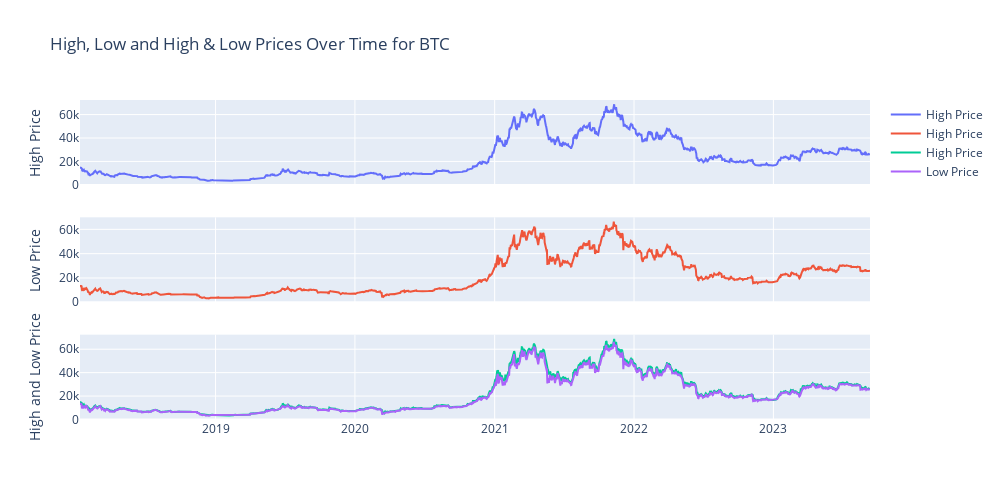

Notebook code for this chart:
### Markdown cell above
### i) Creating subplots for High and Low columns

### Code cell
# Create subplots with 3 rows and 1 column
# here row number shows the total number of graphs ploted
fig = make_subplots(rows=3, cols=1, shared_xaxes=True, vertical_spacing=0.1)

# Second subplot (High Price)
fig.add_trace(go.Scatter(x=BTC['Date'], y=BTC['High'], mode='lines', name='High Price'), row=1, col=1)
fig.update_yaxes(title_text="High Price", row=1, col=1)

# Third subplot (Low Price)
fig.add_trace(go.Scatter(x=BTC['Date'], y=BTC['Low'], mode='lines', name='High Price'), row=2, col=1)
fig.update_yaxes(title_text="Low Price", row=2, col=1)

# Fourth subplot(High and Low Prices)
fig.add_trace(go.Scatter(x=BTC['Date'], y=BTC['High'], mode='lines', name='High Price'), row=3, col=1)
fig.add_trace(go.Scatter(x=BTC['Date'], y=BTC['Low'], mode='lines', name='Low Price'), row=3, col=1)
fig.update_yaxes(title_text="High and Low Price", row=3, col=1)

# setting up the title and size of the graph
fig.update_layout(title_text="High, Low and High & Low Prices Over Time for BTC",
    height=500,  # Set the height
    width=1000) # width
fig.show()

### Figure 1 — Plotly figure (JSON) as saved in the notebook; plotly's stock layout.template omitted (floating-point values rounded to 4 significant figures; data arrays with more than 128 entries replaced by an {"elided": "..."} marker saying what was removed)
{"data": [{"mode": "lines", "name": "High Price", "type": "scatter", "x": {"elided": "2070 str values"}, "xaxis": "x", "y": {"elided": "2070 float values"}, "yaxis": "y"}, {"mode": "lines", "name": "High Price", "type": "scatter", "x": {"elided": "2070 str values"}, "xaxis": "x2", "y": {"elided": "2070 float values"}, "yaxis": "y2"}, {"mode": "lines", "name": "High Price", "type": "scatter", "x": {"elided": "2070 str values"}, "xaxis": "x3", "y": {"elided": "2070 float values"}, "yaxis": "y3"}, {"mode": "lines", "name": "Low Price", "type": "scatter", "x": {"elided": "2070 str values"}, "xaxis": "x3", "y": {"elided": "2070 float values"}, "yaxis": "y3"}], "layout": {"height": 500, "title": {"text": "High, Low and High & Low Prices Over Time for BTC"}, "width": 1000, "xaxis": {"anchor": "y", "domain": [0, 1], "matches": "x3", "showticklabels": false}, "xaxis2": {"anchor": "y2", "domain": [0, 1], "matches": "x3", "showticklabels": false}, "xaxis3": {"anchor": "y3", "domain": [0, 1]}, "yaxis": {"anchor": "x", "domain": [0.7333, 1], "title": {"text": "High Price"}}, "yaxis2": {"anchor": "x2", "domain": [0.3667, 0.6333], "title": {"text": "Low Price"}}, "yaxis3": {"anchor": "x3", "domain": [0, 0.2667], "title": {"text": "High and Low Price"}}}}
